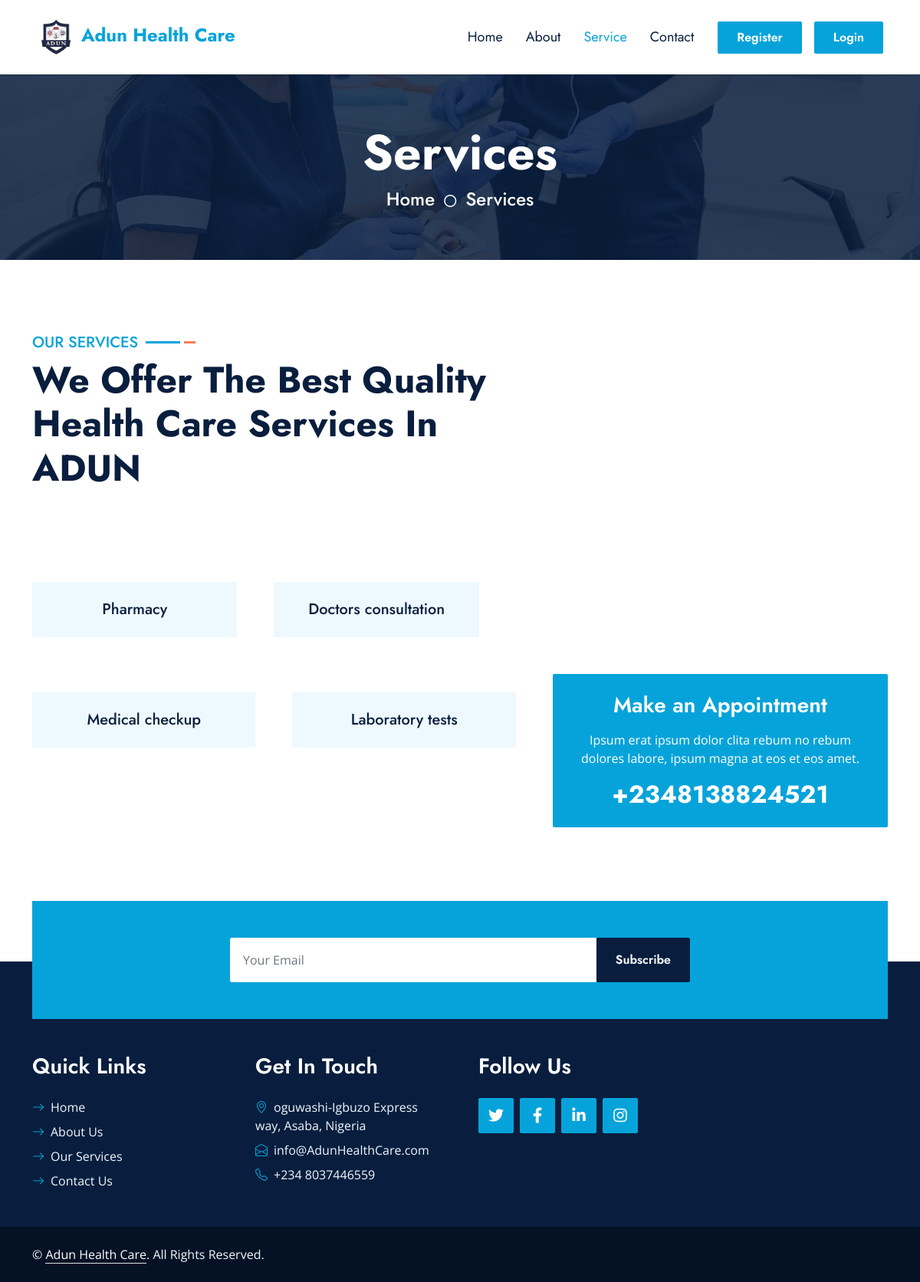
The app's page /service/ with its own data.
### Adun/models.py (models this page shows, shortened)
class Service(models.Model):
    title = models.CharField(max_length=200)
    image_url = models.ImageField(upload_to='Service/%y/%m/%d/')

class Appoint_contact(models.Model):
    description = models.TextField(max_length="150")
    contact_number = models.CharField(max_length=15)

### Adun/views.py (the view)
# urls.py: path('service/', views.service, name='service'),
def service(request):
    services = Service.objects.all()
    appointments = Appoint_contact.objects.all()
    context = {
        'services': services,
        'appointments': appointments
    }
    return render(request, 'service.html', context)

### Adun/templates/service.html (shortened to what this page needs)
{% extends "base.html" %}
{% load static %}
{% block content %}
    <div class="container-fluid bg-primary py-5 hero-header mb-5">
        <div class="row py-3">
            <div class="col-12 text-center">
                <h1 class="display-3 text-white animated zoomIn">Services</h1>
                <a href="" class="h4 text-white">Home</a>
                <i class="far fa-circle text-white px-2"></i>
                <a href="" class="h4 text-white">Services</a>
            </div>
        </div>
    </div>
     <div class="container-fluid py-5 wow fadeInUp" data-wow-delay="0.1s">
        <div class="container">
            <div class="row g-5 mb-5">
                <div class="col-lg-7">
                    <div class="section-title mb-5">
                        <h5 class="position-relative d-inline-block text-primary text-uppercase">Our Services</h5>
                        <h1 class="display-5 mb-0">We Offer The Best Quality Health Care Services In ADUN</h1>
                    </div>
                    <div class="row g-5">
                        <div class="row g-5">
                            {% for service in services|slice:":2" %}
                            <div class="col-md-6 service-item wow zoomIn" data-wow-delay="{{ forloop.counter0|add:"0.6"|floatformat:"1" }}s">
                                <div class="rounded-top overflow-hidden">
                                </div>
                                <div class="position-relative bg-light rounded-bottom text-center p-4">
                                    <h5 class="m-0">{{ service.title }}</h5>
                                </div>
                            </div>
                            {% endfor %}
                        </div>
                    </div>
                </div>
            </div>
            <div class="row g-5 wow fadeInUp" data-wow-delay="0.1s">
                <div class="col-lg-7">
                    <div class="row g-5">
                        {% for service in services|slice:"2:" %}
                        <div class="col-md-6 service-item wow zoomIn" data-wow-delay="{{ forloop.counter0|add:"0.6"|floatformat:"1" }}s">
                            <div class="rounded-top overflow-hidden">
                            </div>
                            <div class="position-relative bg-light rounded-bottom text-center p-4">
                                <h5 class="m-0">{{ service.title }}</h5>
                            </div>
                        </div>
                        {% endfor %}
                    </div>
                </div>
                <div class="col-lg-5 service-item wow zoomIn" data-wow-delay="0.9s">
                    {% for appointment in appointments %}
                    <div class="position-relative bg-primary rounded h-100 d-flex flex-column align-items-center justify-content-center text-center p-4">
                        <h3 class="text-white mb-3">Make an Appointment</h3>
                        <p class="text-white mb-3">{{ appointment.description }}</p>
                        <h2 class="text-white mb-0">{{ appointment.contact_number }}</h2>
                    </div>
                    {% endfor %}
                </div>
            </div>
        </div>
    </div>
{% endblock %}

### static/css/style.css (style rules this page uses)
:root { --primary: #06A3DA; --secondary: #F57E57; --light: #EEF9FF; --dark: #091E3E; }
h1, h2, .font-weight-bold { font-weight: 700 !important; }
h3, h4, .font-weight-semi-bold { font-weight: 600 !important; }
h5, h6, .font-weight-medium { font-weight: 500 !important; }
.section-title h5::before { position: absolute; content: ""; width: 45px; height: 3px; right: -55px; bottom: 11px; background: var(--primary); }
.section-title h5::after { position: absolute; content: ""; width: 15px; height: 3px; right: -75px; bottom: 11px; background: var(--secondary); }
.hero-header { background: linear-gradient(rgba(9, 30, 62, .85), rgba(9, 30, 62, .85)), url(../img/carousel-1.jpg) center center no-repeat; background-size: cover; }
.service-item img, .service-item .bg-light, .service-item .bg-light h5, .team-item .team-text { transition: .5s; }
.team-item .team-text::after, .service-item .bg-light::after { position: absolute; content: ""; top: 50%; bottom: 0; left: 15px; right: 15px; border-radius:100px / 15px; box-shadow: 0 0 15px rgba(0, 0, 0, .7); opacity: 0; transition: .5s; z-index: -1; }

### records on screen
Service: title "Pharmacy"
Service: title "Doctors consultation"
Service: title "Medical checkup"
Service: title "Laboratory tests"
Appoint_contact: description "Ipsum erat ipsum dolor clita rebum no rebum dolores labore, ipsum magna at eos et eos amet.", contact_number "+2348138824521"
